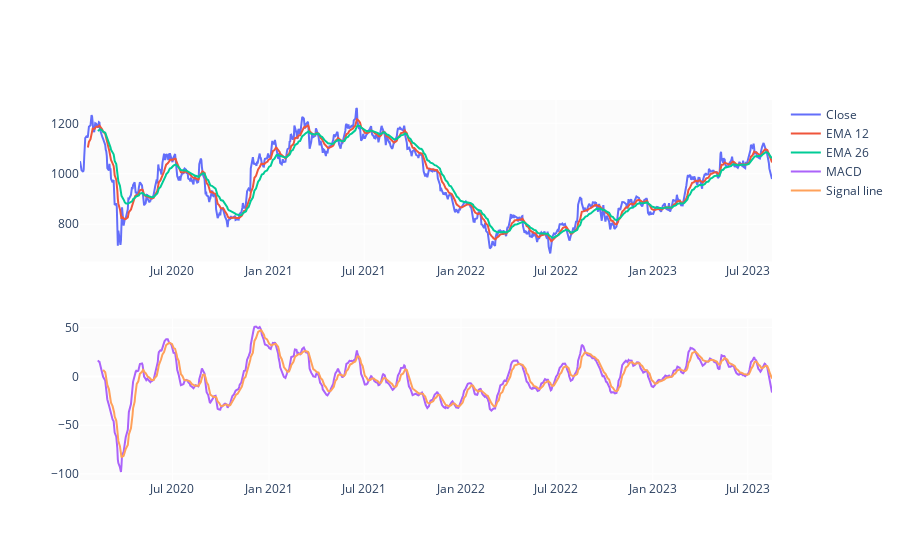

Notebook code cell kept with this figure:
### Code cell
EMA_12 = pd.Series(df['Close'].ewm(span=12, min_periods=12).mean())
EMA_26 = pd.Series(df['Close'].ewm(span=26, min_periods=26).mean())
df['MACD'] = pd.Series(EMA_12 - EMA_26)
df['MACD_signal'] = pd.Series(df.MACD.ewm(span=9, min_periods=9).mean())

fig = make_subplots(rows=2, cols=1)
fig.add_trace(go.Scatter(x=df.Date, y=df.Close, name='Close'), row=1, col=1)
fig.add_trace(go.Scatter(x=df.Date, y=EMA_12, name='EMA 12'), row=1, col=1)
fig.add_trace(go.Scatter(x=df.Date, y=EMA_26, name='EMA 26'), row=1, col=1)
fig.add_trace(go.Scatter(x=df.Date, y=df['MACD'], name='MACD'), row=2, col=1)
fig.add_trace(go.Scatter(x=df.Date, y=df['MACD_signal'], name='Signal line'), row=2, col=1)
fig.show()

### Figure 1 — Plotly figure (JSON) as saved in the notebook; plotly's stock layout.template omitted (floating-point values rounded to 4 significant figures; data arrays with more than 128 entries replaced by an {"elided": "..."} marker saying what was removed)
{"data": [{"name": "Close", "type": "scatter", "x": {"elided": "898 str values"}, "xaxis": "x", "y": {"elided": "898 float values"}, "yaxis": "y"}, {"name": "EMA 12", "type": "scatter", "x": {"elided": "898 str values"}, "xaxis": "x", "y": {"elided": "898 float values"}, "yaxis": "y"}, {"name": "EMA 26", "type": "scatter", "x": {"elided": "898 str values"}, "xaxis": "x", "y": {"elided": "898 float values"}, "yaxis": "y"}, {"name": "MACD", "type": "scatter", "x": {"elided": "898 str values"}, "xaxis": "x2", "y": {"elided": "898 float values"}, "yaxis": "y2"}, {"name": "Signal line", "type": "scatter", "x": {"elided": "898 str values"}, "xaxis": "x2", "y": {"elided": "898 float values"}, "yaxis": "y2"}], "layout": {"xaxis": {"anchor": "y", "domain": [0, 1]}, "xaxis2": {"anchor": "y2", "domain": [0, 1]}, "yaxis": {"anchor": "x", "domain": [0.575, 1]}, "yaxis2": {"anchor": "x2", "domain": [0, 0.425]}}}
